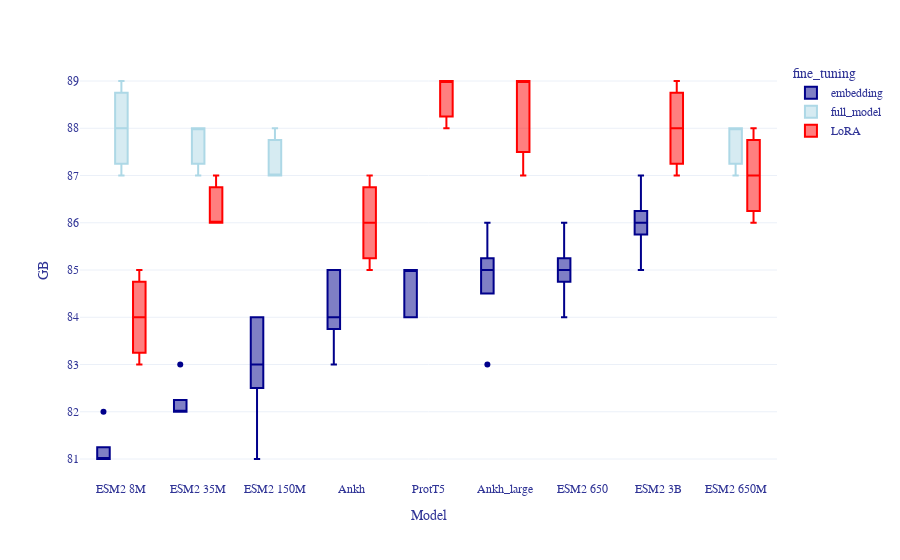

The notebook cell saved with this chart:
### Code cell
plot_performance_per_feature(merged_df, 'GB')

### Figure 1 — Plotly figure (JSON) as saved in the notebook; plotly's stock layout.template omitted (floating-point values rounded to 4 significant figures)
{"data": [{"alignmentgroup": "True", "hovertemplate": "fine_tuning=embedding<br>Model=%{x}<br>GB=%{y}<extra></extra>", "legendgroup": "embedding", "marker": {"color": "darkblue"}, "name": "embedding", "notched": false, "offsetgroup": "embedding", "orientation": "v", "showlegend": true, "type": "box", "x": ["ESM2 8M", "ESM2 8M", "ESM2 8M", "ESM2 8M", "ESM2 8M", "ESM2 35M", "ESM2 35M", "ESM2 35M", "ESM2 35M", "ESM2 35M", "ESM2 150M", "ESM2 150M", "ESM2 150M", "ESM2 150M", "ESM2 150M", "ESM2 650", "ESM2 650", "ESM2 650", "ESM2 650", "ESM2 650", "ESM2 3B", "ESM2 3B", "ESM2 3B", "ESM2 3B", "ESM2 3B", "ProtT5", "ProtT5", "ProtT5", "ProtT5", "ProtT5", "Ankh", "Ankh", "Ankh", "Ankh", "Ankh", "Ankh_large", "Ankh_large", "Ankh_large", "Ankh_large", "Ankh_large"], "x0": " ", "xaxis": "x", "y": [82, 81, 81, 81, 81, 82, 82, 82, 82, 83, 84, 83, 84, 81, 83, 86, 85, 85, 84, 85, 85, 86, 87, 86, 86, 85, 85, 85, 84, 84, 85, 84, 85, 84, 83, 85, 86, 85, 83, 85], "y0": " ", "yaxis": "y"}, {"alignmentgroup": "True", "hovertemplate": "fine_tuning=full_model<br>Model=%{x}<br>GB=%{y}<extra></extra>", "legendgroup": "full_model", "marker": {"color": "lightblue"}, "name": "full_model", "notched": false, "offsetgroup": "full_model", "orientation": "v", "showlegend": true, "type": "box", "x": ["ESM2 8M", "ESM2 8M", "ESM2 8M", "ESM2 35M", "ESM2 35M", "ESM2 35M", "ESM2 150M", "ESM2 150M", "ESM2 150M", "ESM2 150M", "ESM2 650M", "ESM2 650M", "ESM2 650M"], "x0": " ", "xaxis": "x", "y": [89, 88, 87, 87, 88, 88, 87, 87, 88, null, 87, 88, 88], "y0": " ", "yaxis": "y"}, {"alignmentgroup": "True", "hovertemplate": "fine_tuning=LoRA<br>Model=%{x}<br>GB=%{y}<extra></extra>", "legendgroup": "LoRA", "marker": {"color": "red"}, "name": "LoRA", "notched": false, "offsetgroup": "LoRA", "orientation": "v", "showlegend": true, "type": "box", "x": ["ESM2 8M", "ESM2 8M", "ESM2 8M", "ESM2 35M", "ESM2 35M", "ESM2 35M", "ESM2 650M", "ESM2 650M", "ESM2 650M", "ESM2 3B", "ESM2 3B", "ESM2 3B", "ProtT5", "ProtT5", "ProtT5", "Ankh", "Ankh", "Ankh", "Ankh_large", "Ankh_large", "Ankh_large"], "x0": " ", "xaxis": "x", "y": [85, 83, 84, 87, 86, 86, 88, 86, 87, 88, 89, 87, 89, 88, 89, 86, 87, 85, 87, 89, 89], "y0": " ", "yaxis": "y"}, {"alignmentgroup": "True", "hovertemplate": "fine_tuning=<br>Model=%{x}<br>GB=%{y}<extra></extra>", "legendgroup": "", "marker": {"color": "darkblue"}, "name": "", "notched": false, "offsetgroup": "", "orientation": "v", "showlegend": false, "type": "box", "x": ["", "", "", "", ""], "x0": " ", "xaxis": "x", "y": [null, null, null, null, null], "y0": " ", "yaxis": "y"}], "layout": {"boxmode": "group", "font": {"color": "#303496", "family": "Arial"}, "legend": {"title": {"text": "fine_tuning"}, "tracegroupgap": 0}, "margin": {"t": 60}, "xaxis": {"anchor": "y", "categoryarray": ["ESM2 8M", "ESM2 35M", "ESM2 150M", "Ankh", "ProtT5", "Ankh_large", "ESM2 650", "ESM2 3B"], "categoryorder": "array", "domain": [0, 1], "title": {"text": "Model"}}, "yaxis": {"anchor": "x", "domain": [0, 1], "title": {"text": "GB"}}}}
